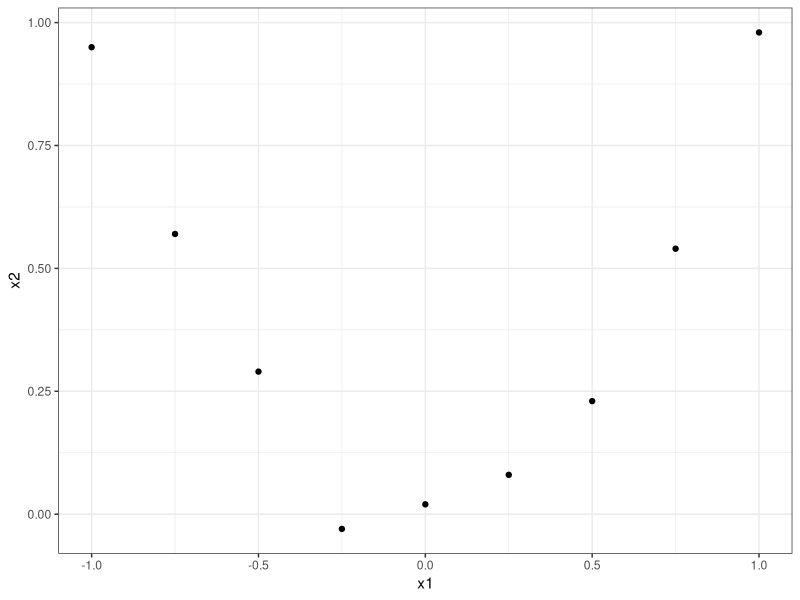
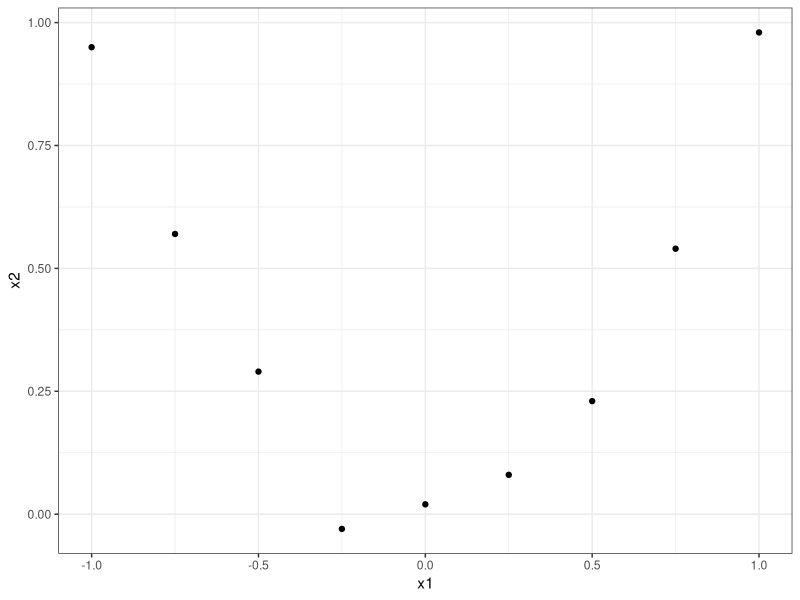

These figures' R source, in order:
# PREREQ -----------------------------------------------------------------------
library(ggplot2)
library(xtable)

# DATA -------------------------------------------------------------------------
set.seed(1234L)
x1 = round(seq(-1, 1, 0.25), 2)
x2 = round(x1^2+rnorm(length(x1), sd = 0.04), 2)
y = round(5*x1 + -2*x2 + rnorm(length(x1)), 2)
d = data.frame(y, x1, x2)

# PLOT -------------------------------------------------------------------------
ggplot(d, aes(x = x1, y = x2)) +
  geom_point() +
  theme_bw()

ggsave("exercises/01_introduction/figure/add_Points_x1_x2_sol.pdf", width = 3, height = 2)
